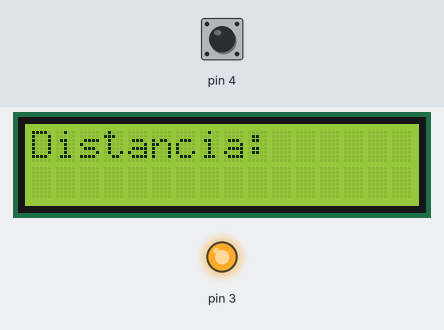
Bench run of a sketch on a simulated Arduino Uno, built with avr-gcc and run on an emulated ATmega328P. Shown: 16×2 character LCD, output pins drawn as LEDs (lit = HIGH). The inputs (shaded band) are chosen by the test bench; at power-on: pin 4 LOW. What the sketch prints to the serial monitor is not drawn.

Above: at 0.1 s.
At 1.6 s:
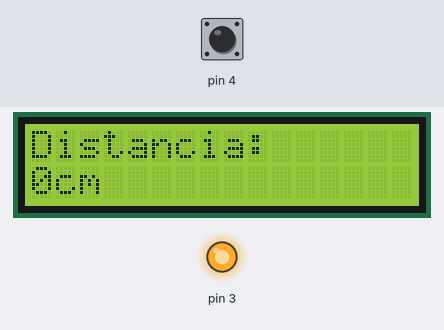
1.7 s: pin 4 pulsed HIGH 5 times (0.12 s each, 0.3 s apart)
At 5.5 s:
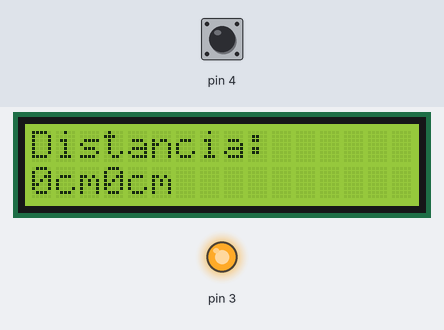
Timing chart, 0 to 7.0 s (numbered marks = the images above; inputs shaded):
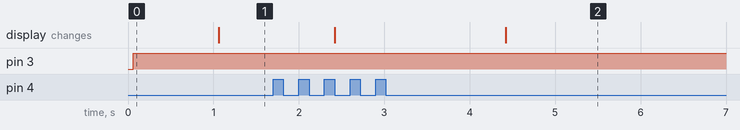

Measured:
- after the input at 1.7 s, the display: first changes after 0.72 s (image 2 shows a later state)

The sketch:

42a.ino
```cpp
#include <LiquidCrystal.h>
LiquidCrystal lcd(7, 8, 9, 10, 11 , 12);
long distancia;
long tiempo;
void setup() {
  Serial.begin(9600);
  pinMode(3,OUTPUT);
  pinMode(4,INPUT);
  lcd.begin(16, 2);
  lcd.print("Distancia: ");
}
void loop() {
  digitalWrite(3,LOW);
  delayMicroseconds(5);
  digitalWrite(3,HIGH);
  delayMicroseconds(10);
  tiempo = pulseIn(4,HIGH);
  distancia = int(0.017*tiempo);
  Serial.println("Distancia...");
  Serial.println(distancia);
 lcd.setCursor(0,1);
 lcd.print(distancia);
 lcd.print("cm");
  Serial.println(" cm");
  delay(1000);
}
```
